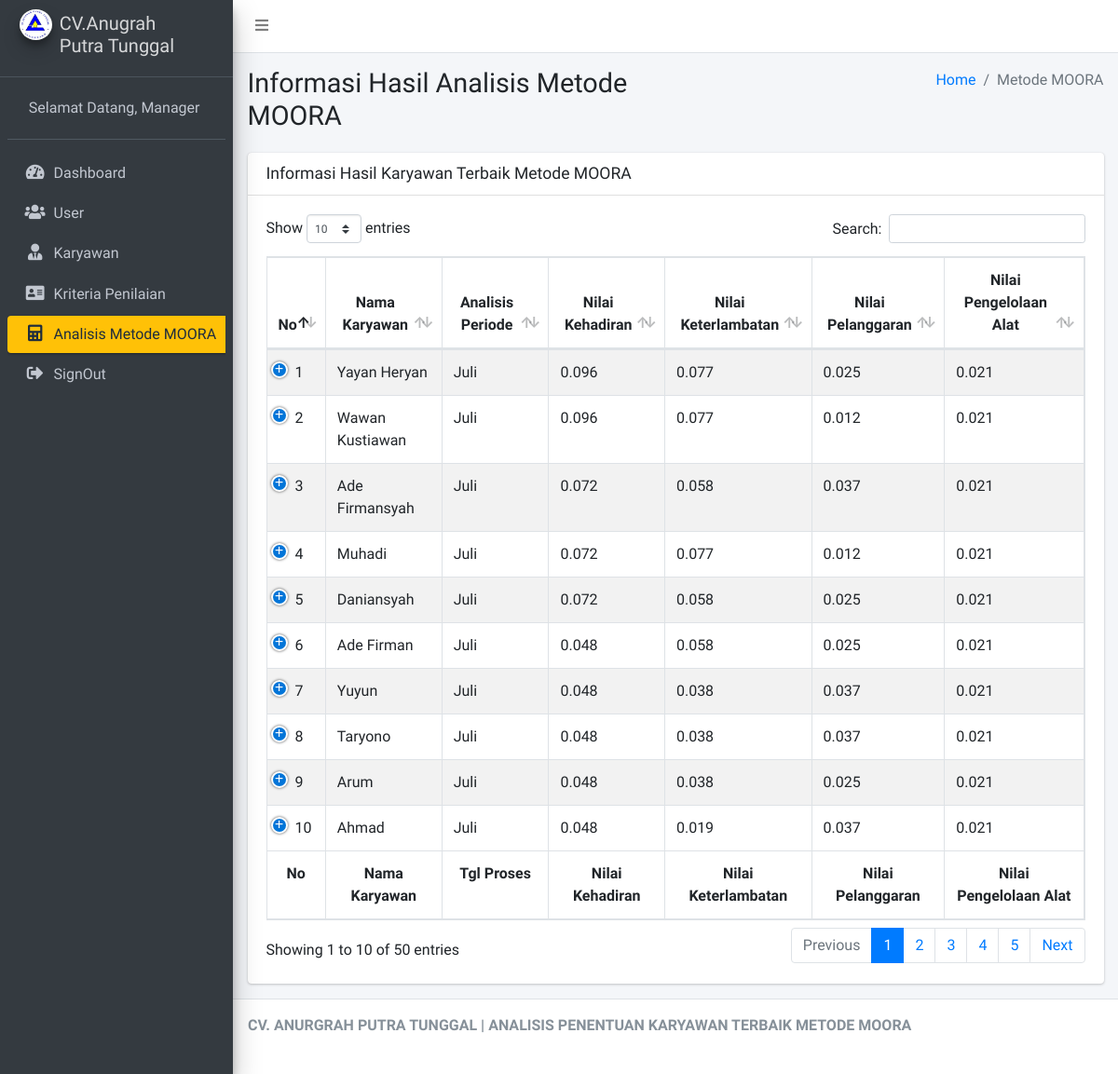
Screenshot of /Manager/cAnalisis/detail_periode/7 (signed in) with the database file from the repository.
### tables this page shows
CREATE TABLE `tbl_penilaian` (
  `id_penilaian` int(11) NOT NULL,
  `id_karyawan` int(11) NOT NULL,
  `id_user` int(11) NOT NULL,
  `tgl_proses` varchar(15) NOT NULL,
  `periode` int(11) NOT NULL,
  `nilai_kehadiran` varchar(5) NOT NULL,
  `nilai_keterlambatan` varchar(5) NOT NULL,
  `nilai_pelanggaran` varchar(5) NOT NULL,
  `nilai_pengelolaan` varchar(5) NOT NULL,
  `nilai_masa_kerja` varchar(5) NOT NULL,
  `hasil` varchar(5) NOT NULL
);

CREATE TABLE `tbl_karyawan` (
  `id_karyawan` int(11) NOT NULL,
  `nama_karyawan` varchar(125) NOT NULL,
  `jk_karyawan` varchar(125) NOT NULL,
  `alamat_karyawan` text NOT NULL,
  `no_hp_karyawan` varchar(125) NOT NULL,
  `divisi` varchar(125) NOT NULL,
  `jabatan` varchar(125) NOT NULL,
  `tgl_mulai` varchar(125) NOT NULL
);

### application/controllers/Manager/cAnalisis.php (called while the page is built, shortened)
<?php
class cAnalisis extends CI_Controller
{
	public function __construct()
	{
		$this->load->model('mAnalisis');
	}
	public function detail_periode($periode)
	{
		$data_select = array(
			'penilaian' => $this->mAnalisis->select($periode)
		);
		$this->load->view('Manager/Layout/head');
		$this->load->view('Manager/Layout/aside');
		$this->load->view('Manager/vAnalisis', $data_select);
		$this->load->view('Manager/Layout/footer');
	}
}

### index.php (called while the page is built, shortened)
<?php
require_once BASEPATH.'core/CodeIgniter.php';

### application/models/mAnalisis.php (called while the page is built, shortened)
<?php
class mAnalisis extends CI_Model
{
	public function select($periode)
	{
		$this->db->select('*');
		$this->db->from('tbl_penilaian');
		$this->db->join('tbl_karyawan', 'tbl_penilaian.id_karyawan = tbl_karyawan.id_karyawan', 'left');
		$this->db->where('periode', $periode);
		$this->db->order_by('hasil', 'desc');
		return $this->db->get()->result();
	}
}

### application/views/Manager/vAnalisis.php (the view, shortened to what this page needs)
<div class="content-wrapper">
	<section class="content-header">
		<div class="container-fluid">
			<div class="row mb-2">
				<div class="col-sm-6">
					<h1>Informasi Hasil Analisis Metode MOORA</h1>
				</div>
				<div class="col-sm-6">
					<ol class="breadcrumb float-sm-right">
						<li class="breadcrumb-item"><a href="#">Home</a></li>
						<li class="breadcrumb-item active">Metode MOORA</li>
					</ol>
				</div>
			</div>
		</div>
	</section>
	<section class="content">
		<div class="container-fluid">
			<div class="row">
				<div class="col-12  ">
					<div class="card">
						<div class="card-header">
							<h3 class="card-title">Informasi Hasil Karyawan Terbaik Metode MOORA</h3>
						</div>
						<div class="card-body">
							<table id="example1" class="table table-bordered table-striped">
								<thead>
									<tr>
										<th class="text-center">No</th>
										<th class="text-center">Nama Karyawan</th>
										<th class="text-center">Analisis Periode</th>
										<th class="text-center">Nilai Kehadiran</th>
										<th class="text-center">Nilai Keterlambatan</th>
										<th class="text-center">Nilai Pelanggaran</th>
										<th class="text-center">Nilai Pengelolaan Alat</th>
									</tr>
								</thead>
								<tbody>
									<?php
									$no = 1;
									foreach ($penilaian as $key => $value) {
									?>
										<tr>
											<td><?= $no++ ?></td>
											<td><?= $value->nama_karyawan ?></td>
											<td><?php if ($value->periode == '7') {
													echo 'Juli';
												} else if ($value->periode == '8') {
													echo 'Agustus';
												} else {
													echo 'September';
												} ?></td>
											<td><?= $value->nilai_kehadiran ?></td>
											<td><?= $value->nilai_keterlambatan ?></td>
											<td><?= $value->nilai_pelanggaran ?></td>
											<td><?= $value->nilai_pengelolaan ?></td>
										</tr>
									<?php
									}
									?>
								</tbody>
								<tfoot>
									<tr>
										<th class="text-center">No</th>
										<th class="text-center">Nama Karyawan</th>
										<th class="text-center">Tgl Proses</th>
										<th class="text-center">Nilai Kehadiran</th>
										<th class="text-center">Nilai Keterlambatan</th>
										<th class="text-center">Nilai Pelanggaran</th>
										<th class="text-center">Nilai Pengelolaan Alat</th>
									</tr>
								</tfoot>
							</table>
						</div>
					</div>
				</div>
			</div>
		</div>
	</section>
</div>

### rows the page displays
tbl_penilaian: id_karyawan.nama_karyawan "Yayan Heryan", periode "Juli", nilai_kehadiran "0.096", nilai_keterlambatan "0.077", nilai_pelanggaran "0.025", nilai_pengelolaan "0.021"
tbl_penilaian: id_karyawan.nama_karyawan "Wawan Kustiawan", periode "Juli", nilai_kehadiran "0.096", nilai_keterlambatan "0.077", nilai_pelanggaran "0.012", nilai_pengelolaan "0.021"
tbl_penilaian: id_karyawan.nama_karyawan "Ade Firmansyah", periode "Juli", nilai_kehadiran "0.072", nilai_keterlambatan "0.058", nilai_pelanggaran "0.037", nilai_pengelolaan "0.021"
tbl_penilaian: id_karyawan.nama_karyawan "Muhadi", periode "Juli", nilai_kehadiran "0.072", nilai_keterlambatan "0.077", nilai_pelanggaran "0.012", nilai_pengelolaan "0.021"
tbl_penilaian: id_karyawan.nama_karyawan "Daniansyah", periode "Juli", nilai_kehadiran "0.072", nilai_keterlambatan "0.058", nilai_pelanggaran "0.025", nilai_pengelolaan "0.021"
tbl_penilaian: id_karyawan.nama_karyawan "Ade Firman", periode "Juli", nilai_kehadiran "0.048", nilai_keterlambatan "0.058", nilai_pelanggaran "0.025", nilai_pengelolaan "0.021"
tbl_penilaian: id_karyawan.nama_karyawan "Yuyun", periode "Juli", nilai_kehadiran "0.048", nilai_keterlambatan "0.038", nilai_pelanggaran "0.037", nilai_pengelolaan "0.021"
tbl_penilaian: id_karyawan.nama_karyawan "Taryono", periode "Juli", nilai_kehadiran "0.048", nilai_keterlambatan "0.038", nilai_pelanggaran "0.037", nilai_pengelolaan "0.021"
tbl_penilaian: id_karyawan.nama_karyawan "Arum", periode "Juli", nilai_kehadiran "0.048", nilai_keterlambatan "0.038", nilai_pelanggaran "0.025", nilai_pengelolaan "0.021"
tbl_penilaian: id_karyawan.nama_karyawan "Ahmad", periode "Juli", nilai_kehadiran "0.048", nilai_keterlambatan "0.019", nilai_pelanggaran "0.037", nilai_pengelolaan "0.021"
